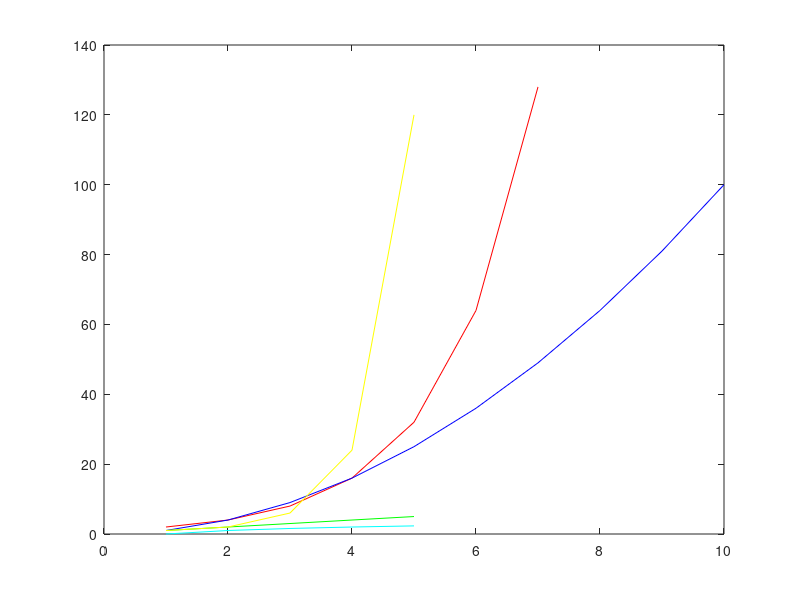

MATLAB code to generate this figure:
% Exponential time
X=1:7
Y=2.^X
plot(X,Y,"r") % red
hold on
% Squared time
X2=1:10
Y2=X2.^2
plot(X2,Y2,"b") % blue
% Constant time
X3 = 1:5
Y3 = X3
plot(X3,Y3,"g") % green
% Logarithmic time
X4 = 1:5
Y4 = log2(X4)
plot(X4,Y4,"c") % cyan
% Factorial time
X5 = 1:5
Y5 = factorial(X5)
plot(X5,Y5,"y") % yellow
hold off